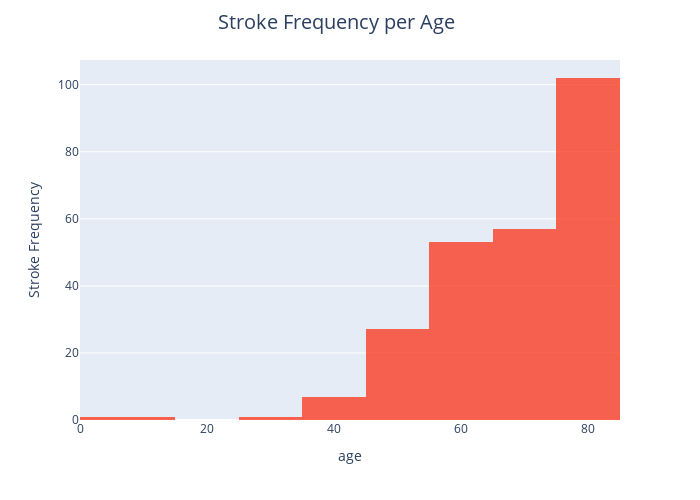

The notebook cell saved with this chart:
### Markdown cell above
### Stroke frequency per Age

### Code cell
df_age = df.groupby('age', as_index=False)['stroke'].sum()
fig = px.histogram(df_age, 
                   x = "age",
                   y = "stroke", 
                   barmode = "group", 
                   nbins = 10, 
                   opacity = 0.75, 
                   range_x = [0,85],
                   color_discrete_sequence=px.colors.qualitative.Light24)

fig.update_layout(height = 500, 
                  width = 700, 
                  title_text ='Stroke Frequency per Age',
                  title_font_size= 20,
                  title_y = 0.97,
                  title_x = 0.48,
                  yaxis_title = 'Stroke Frequency')

fig.show()

### Figure 1 — Plotly figure (JSON) as saved in the notebook; plotly's stock layout.template omitted (floating-point values rounded to 4 significant figures)
{"data": [{"alignmentgroup": "True", "bingroup": "x", "histfunc": "sum", "hovertemplate": "age=%{x}<br>sum of stroke=%{y}<extra></extra>", "legendgroup": "", "marker": {"color": "#FD3216", "opacity": 0.75}, "name": "", "nbinsx": 10, "offsetgroup": "", "orientation": "v", "showlegend": false, "type": "histogram", "x": [0.08, 0.16, 0.24, 0.32, 0.4, 0.48, 0.56, 0.64, 0.72, 0.8, 0.88, 1, 1.08, 1.16, 1.24, 1.32, 1.4, 1.48, 1.56, 1.64, 1.72, 1.8, 1.88, 2, 3, 4, 5, 6, 7, 8, 9, 10, 11, 12, 13, 14, 15, 16, 17, 18, 19, 20, 21, 22, 23, 24, 25, 26, 27, 28, 29, 30, 31, 32, 33, 34, 35, 36, 37, 38, 39, 40, 41, 42, 43, 44, 45, 46, 47, 48, 49, 50, 51, 52, 53, 54, 55, 56, 57, 58, 59, 60, 61, 62, 63, 64, 65, 66, 67, 68, 69, 70, 71, 72, 73, 74, 75, 76, 77, 78, 79, 80, 81, 82], "xaxis": "x", "y": [0, 0, 0, 0, 0, 0, 0, 0, 0, 0, 0, 0, 0, 0, 0, 1, 0, 0, 0, 0, 0, 0, 0, 0, 0, 0, 0, 0, 0, 0, 0, 0, 0, 0, 0, 1, 0, 0, 0, 0, 0, 0, 0, 0, 0, 0, 0, 0, 0, 0, 0, 0, 0, 1, 0, 0, 0, 0, 0, 2, 3, 0, 0, 1, 1, 0, 3, 1, 1, 2, 3, 3, 4, 2, 2, 6, 2, 3, 11, 7, 8, 4, 6, 0, 9, 3, 3, 4, 3, 9, 6, 6, 7, 6, 4, 9, 6, 10, 8, 21, 17, 17, 14, 9], "yaxis": "y"}], "layout": {"barmode": "group", "height": 500, "legend": {"tracegroupgap": 0}, "margin": {"t": 60}, "title": {"font": {"size": 20}, "text": "Stroke Frequency per Age", "x": 0.48, "y": 0.97}, "width": 700, "xaxis": {"anchor": "y", "domain": [0, 1], "range": [0, 85], "title": {"text": "age"}}, "yaxis": {"anchor": "x", "domain": [0, 1], "title": {"text": "Stroke Frequency"}}}}
